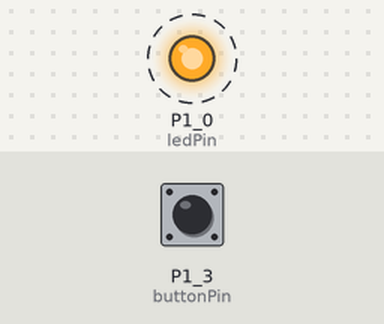
Bench run of a sketch on a simulated TI MSP430 LaunchPad. On the bench: output pins drawn as LEDs (lit = HIGH). Dashed ring = blinking. The inputs (shaded band) are chosen by the test bench; at power-on: P1_3 (buttonPin) HIGH.

Above: at 1.3 s.
1.7 s: P1_3 (buttonPin) pulled LOW for 0.5 s
At 2.3 s:
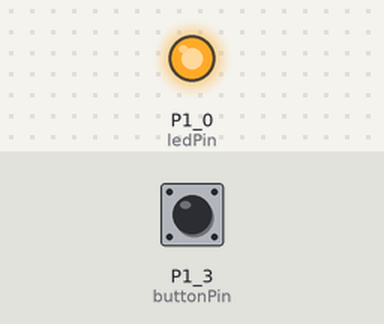
At 6.5 s:
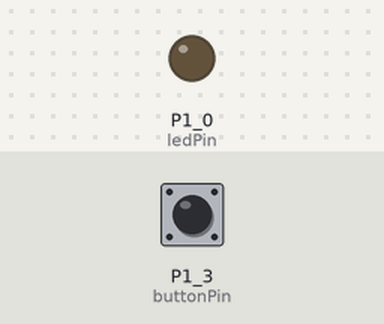
Timing chart, 0 to 8.0 s (numbered marks = the images above; inputs shaded):
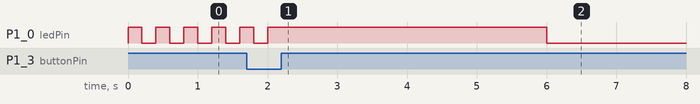

The sketch:

BlinkSpeedChange.ino
```cpp
const int buttonPin=PUSH2;
const int ledPin=RED_LED;
int buttonState=0;
void setup() {
  pinMode(ledPin,OUTPUT);
  pinMode(buttonState,INPUT_PULLUP);
}

void loop() {
  buttonState=digitalRead(buttonPin);
  if(buttonState==LOW){
    digitalWrite(ledPin,HIGH);
    delay(4000);
    digitalWrite(ledPin,LOW);
    delay(4000);
  }
  else{
    digitalWrite(ledPin,HIGH);
    delay(200);
    digitalWrite(ledPin,LOW);
    delay(200);
  }
}
```
